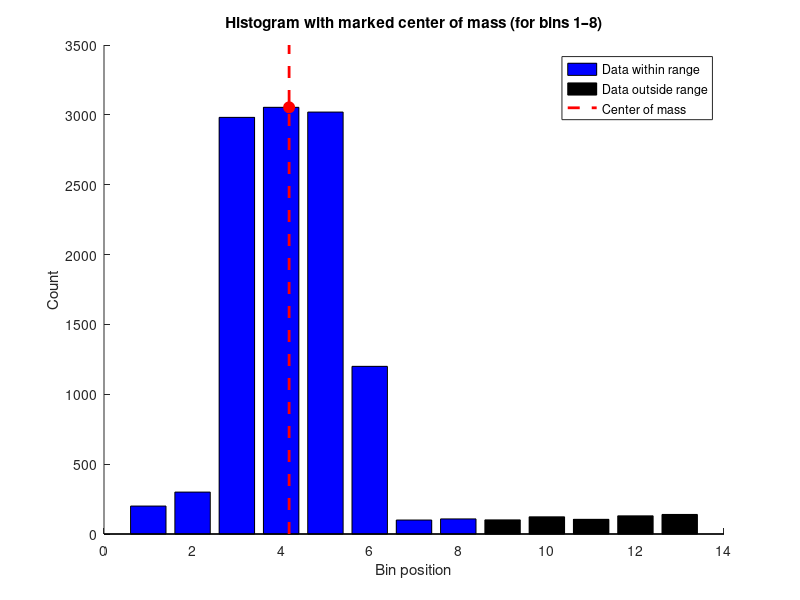

This chart was generated by the following MATLAB code:
% Data vector - 12 elements, 8 within range, 4 outside
row = [200, 300, 2982, 3054, 3020, 1200, 100, 108, 101,123, 105, 130, 140];
x = 1:length(row);
% Bin range from which we calculate center of mass (1–8)
inRange = 1:8;
outRange = 9:length(row);
% Calculate center of mass only for data within range
centerOfMass = sum(x(inRange) .* row(inRange)) / sum(row(inRange));
% Draw histogram
figure;
hold on;
% Bars within range (blue)
hIn = bar(x(inRange), row(inRange), 'FaceColor', [0 0 1]);
% Bars outside range (black)
hOut = bar(x(outRange), row(outRange), 'FaceColor', [0 0 0]);
% Red line for center of mass
ylims = ylim;
hLine = plot([centerOfMass centerOfMass], ylims, 'r--', 'LineWidth', 2);
% Red point for center of mass
plot(centerOfMass, max(row(inRange)), 'ro', 'MarkerSize', 8, 'MarkerFaceColor', 'r');
% Plot descriptions
title('Histogram with marked center of mass (for bins 1–8)');
xlabel('Bin position');
ylabel('Count');
% Legend with current colors
legend([hIn, hOut, hLine], {'Data within range', 'Data outside range', 'Center of mass'});
hold off;